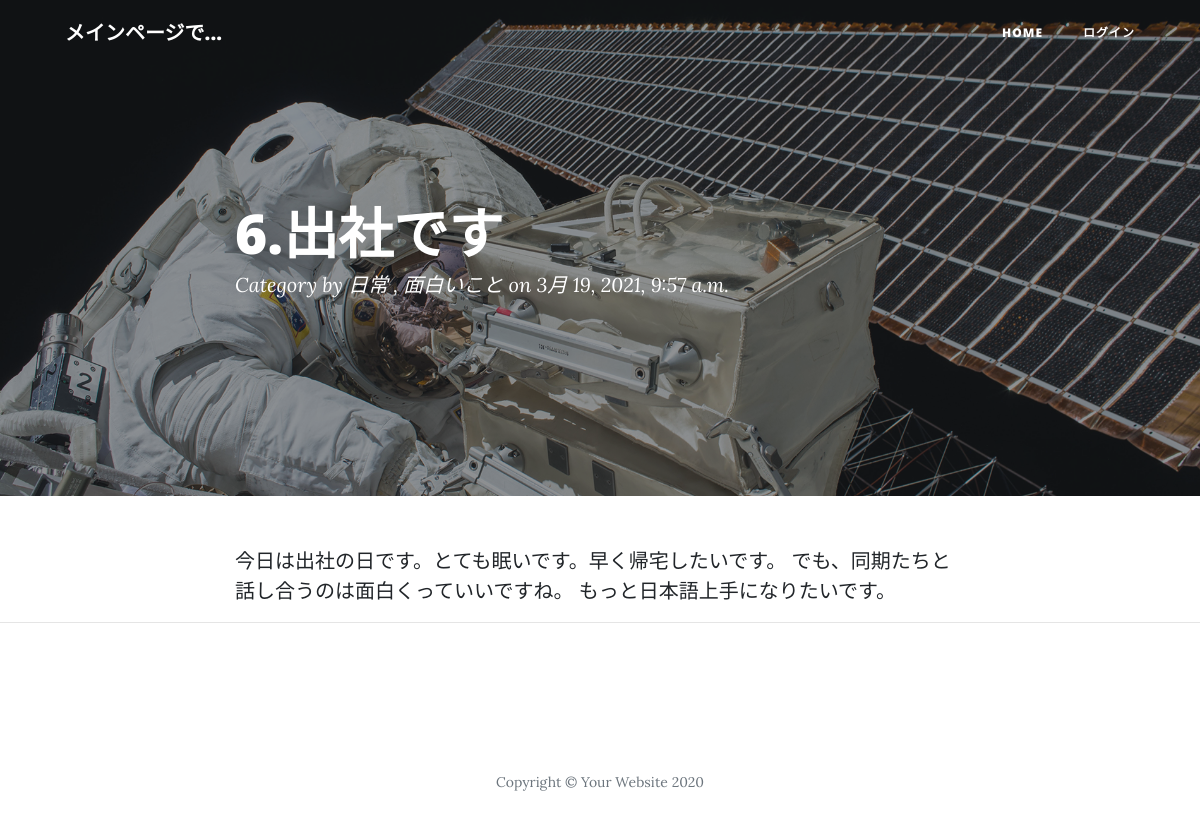
/blog/post/5, run on the app's committed database.
### blog/models.py (models this page shows, shortened)
class Post(models.Model):
    title = models.CharField(max_length=200)
    title_image = models.ImageField(blank=True)
    content = models.TextField()
    createDate = models.DateTimeField(auto_now_add=True)
    updateDate = models.DateTimeField(auto_now_add=True)
    category = models.ManyToManyField(Category, help_text="글의 분류를 설정하시오.")

class Category(models.Model):
    name = models.CharField(max_length=50, help_text="블로그 글의 분류를 입력하시오")
    def __str__(self):
        return self.name

### blog/views.py (the view)
# urls.py: path("post/<int:pk>", views.PostDatailView.as_view(), name="post"),
class PostDatailView(generic.DetailView):
    model = Post

### blog/templates/blog/post_detail.html (shortened to what this page needs)
<!DOCTYPE html>
<html lang="en">
<head>
  {% load static %}
  <link href="{% static 'css/bootstrap.min.css' %}" rel="stylesheet">
  <link href="{% static 'css/all.min.css' %}" rel="stylesheet" type="text/css">
  <link href="{% static 'css/clean-blog.min.css' %}" rel="stylesheet">
</head>
<body>
  <nav class="navbar navbar-expand-lg navbar-light fixed-top" id="mainNav">
    <div class="container">
      <a class="navbar-brand" href="{% url 'index' %}">メインページで...</a>
      <div class="collapse navbar-collapse" id="navbarResponsive">
        <ul class="navbar-nav ml-auto">
          <li class="nav-item">
            <a class="nav-link" href="{% url 'index' %}">Home</a>
          </li>
            {% if user.is_authenticated %}
            <li class="nav-item">
              <a class="nav-link" href="{% url 'post_create' %}">ポスト作成</a>
            </li>
          {% else %}
            <li class="nav-item"><a class="nav-link" href="/admin">ログイン</a> </li>
          {% endif %}
        </ul>
      </div>
    </div>
  </nav>
  <header class="masthead" style="background-image: url({% static 'img/post-bg.jpg' %})">
    <div class="overlay"></div>
    <div class="container">
      <div class="row">
        <div class="col-lg-8 col-md-10 mx-auto">
          <div class="post-heading">
            <h1>
              {{ post.title }}
            </h1>
            <span class="meta">
              Category by
              <a href="#">
                {% for c in post.category.all %}
                  {{ c }}
                  {% if not forloop.last %}
                    ,
                  {% endif %}
                {% endfor %}
              </a>
              on {{ post.createDate }}
            </span>
          </div>
        </div>
      </div>
    </div>
  </header>
  <article>
    <div class="container">
      <div class="row">
        <div class="col-lg-8 col-md-10 mx-auto">
          {{ post.content }}
        </div>
      </div>
    </div>
  </article>
  <hr>
  <footer>
    <div class="container">
      <div class="row">
        <div class="col-lg-8 col-md-10 mx-auto">
          <ul class="list-inline text-center">
            <li class="list-inline-item">
              <a href="#">
                <span class="fa-stack fa-lg">
                  <i class="fas fa-circle fa-stack-2x"></i>
                  <i class="fab fa-twitter fa-stack-1x fa-inverse"></i>
                </span>
              </a>
            </li>
            <li class="list-inline-item">
              <a href="#">
                <span class="fa-stack fa-lg">
                  <i class="fas fa-circle fa-stack-2x"></i>
                  <i class="fab fa-facebook-f fa-stack-1x fa-inverse"></i>
                </span>
              </a>
            </li>
            <li class="list-inline-item">
              <a href="#">
                <span class="fa-stack fa-lg">
                  <i class="fas fa-circle fa-stack-2x"></i>
                  <i class="fab fa-github fa-stack-1x fa-inverse"></i>
                </span>
              </a>
            </li>
          </ul>
          <p class="copyright text-muted">Copyright &copy; Your Website 2020</p>
        </div>
      </div>
    </div>
  </footer>
</body>
</html>

### data on the page
Post: title "6.出社です", createDate "3月 19, 2021, 9:57 a.m.", content "今日は出社の日です。とても眠いです。早く帰宅したいです。 でも、同期たちと話し合うのは面白くっていいですね。 もっと日本語上手になりたいです。"
Category: name "日常"
Category: name "面白いこと"
